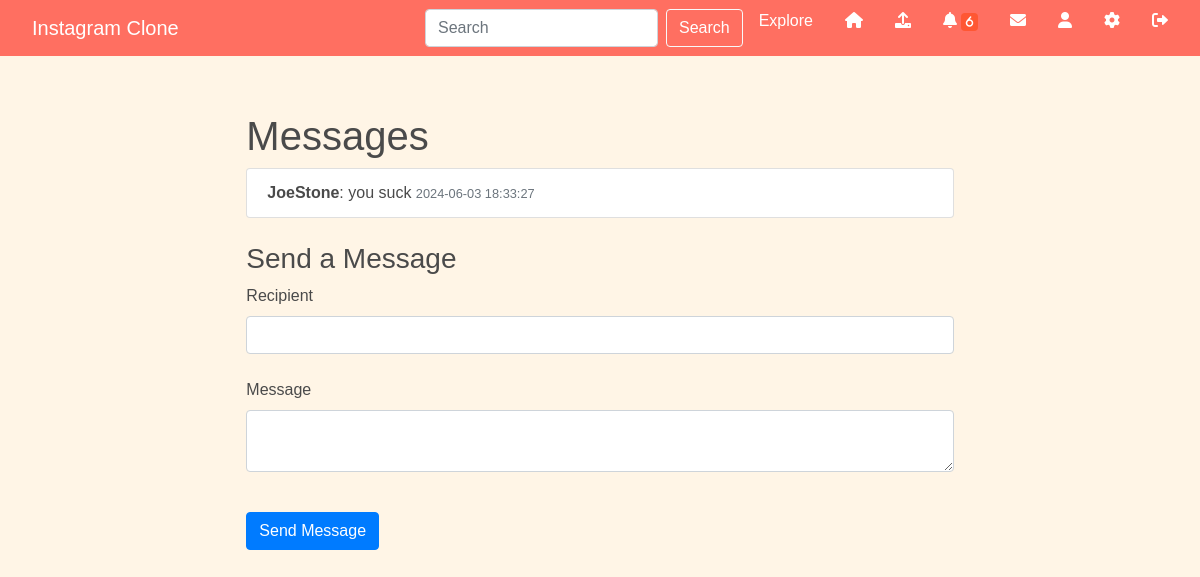
Screenshot of /messages (signed in) with the database file from the repository.
### app/models.py (models this page shows, shortened)
class User(UserMixin, db.Model):
    id = db.Column(db.Integer, primary_key=True)
    username = db.Column(db.String(150), nullable=False, unique=True)
    email = db.Column(db.String(150), nullable=False, unique=True)
    password = db.Column(db.String(150), nullable=False)
    profile_image = db.Column(db.String(20), nullable=False, default='default.jpg')
    posts = db.relationship('Post', backref='author', lazy=True)
    comments = db.relationship('Comment', backref='author', lazy=True)
    likes = db.relationship('Like', backref='author', lazy=True)
    notifications = db.relationship('Notification', backref='recipient', lazy='dynamic')
    followed = db.relationship(
        'User', secondary=followers,
        primaryjoin=(followers.c.follower_id == id),
        secondaryjoin=(followers.c.followed_id == id),
        backref=db.backref('followers', lazy='dynamic'), lazy='dynamic')
    def unread_messages(self):
        return Message.query.filter_by(recipient=self, read=False).count()

class Message(db.Model):
    id = db.Column(db.Integer, primary_key=True)
    sender_id = db.Column(db.Integer, db.ForeignKey('user.id'), nullable=False)
    recipient_id = db.Column(db.Integer, db.ForeignKey('user.id'), nullable=False)
    body = db.Column(db.Text, nullable=False)
    timestamp = db.Column(db.DateTime, default=datetime.utcnow)
    read = db.Column(db.Boolean, default=False)
    sender = db.relationship('User', foreign_keys=[sender_id], backref='sent_messages')
    recipient = db.relationship('User', foreign_keys=[recipient_id], backref='received_messages')

### app/main.py (the view, shortened to what this page needs)
@main.route('/messages', methods=['GET', 'POST'])
@login_required
def messages():
    form = SearchForm()
    message_form = MessageForm()
    received_messages = Message.query.filter_by(recipient_id=current_user.id).order_by(Message.timestamp.desc()).all()
    for message in received_messages:
        if not message.read:
            message.read = True
    db.session.commit()
    return render_template('messages.html', form=form, messages=received_messages, message_form=message_form)

### app/forms.py
class SearchForm(FlaskForm):
    query = StringField('Search', validators=[DataRequired()])
    submit = SubmitField('Search')

class MessageForm(FlaskForm):
    recipient = StringField('Recipient', validators=[DataRequired()])
    body = TextAreaField('Message', validators=[DataRequired(), Length(min=1, max=500)])
    submit = SubmitField('Send')

### app/__init__.py (called while the page is built)
def create_app():
    app = Flask(__name__)
    app.config['SECRET_KEY'] = 'your_secret_key'
    app.config['SQLALCHEMY_DATABASE_URI'] = 'sqlite:///database.db'
    app.config['UPLOAD_FOLDER'] = 'uploads/'
    db.init_app(app)
    login_manager.init_app(app)
    login_manager.login_view = 'auth.login'
    migrate.init_app(app, db)
    @login_manager.user_loader
    def load_user(user_id):
        return models.User.query.get(int(user_id))
    with app.app_context():
        from . import models
        db.create_all()
    from .auth import auth as auth_blueprint
    app.register_blueprint(auth_blueprint)
    from .main import main as main_blueprint
    app.register_blueprint(main_blueprint)
    return app

### app/templates/messages.html (shortened to what this page needs)
{% extends "base.html" %}
{% block content %}
<div class="row">
    <div class="col-md-8 offset-md-2">
        <h1>Messages</h1>
        <ul class="list-group">
            {% for message in messages %}
            <li class="list-group-item">
                <strong>{{ message.sender.username }}</strong>: {{ message.body }}
                <small class="text-muted">{{ message.timestamp.strftime('%Y-%m-%d %H:%M:%S') }}</small>
            </li>
            {% endfor %}
        </ul>
        <div class="mt-4">
            <h3>Send a Message</h3>
            <form method="POST">
                <div class="form-group">
                    {{ message_form.recipient.label(class="form-label") }}
                    {{ message_form.recipient(class="form-control") }}
                </div>
                <div class="form-group">
                    {{ message_form.body.label(class="form-label") }}
                    {{ message_form.body(class="form-control") }}
                </div>
                <button type="submit" class="btn btn-primary mt-3">Send Message</button>
            </form>
        </div>
    </div>
</div>
{% endblock %}

### app/static/css/styles.css (style rules this page uses)
body { font-family: Arial, sans-serif; }

### app/templates/base.html (style rules this page uses)
:root { --primary-color: #ff6f61; --secondary-color: #ffcccb; --background-color: #fff5e6; --text-color: #4a4a4a; --link-color: #ff6f61; }
body { background-color: var(--background-color); color: var(--text-color); }
.form-group { margin-bottom: 1.5rem; }

### rows the page displays
Message: sender.username "JoeStone", body "you suck", timestamp "2024-06-03 18:33:27"

### other values shown
{{ current_user.notifications.filter_by(read=False).count() }} "6"
{{ message_form.recipient.label(class="form-label") }} "Recipient"
{{ message_form.body.label(class="form-label") }} "Message"
